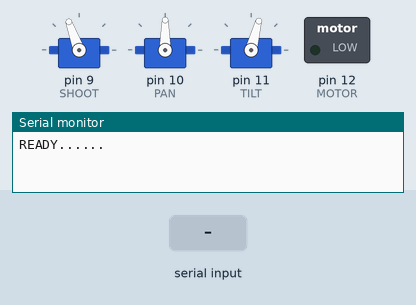
A sketch run on a simulated Arduino Uno, built with avr-gcc and run on an emulated ATmega328P. Parts: 3 × servo, switched loads named in the sketch (green lamp = pin HIGH), the last lines printed to the serial monitor. The inputs (shaded band) are chosen by the test bench.

Above: at 2.6 s.
2.7 s: "5" received over Serial
At 2.95 s:
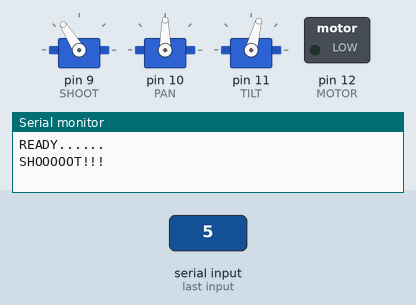
5.7 s: "1" received over Serial
At 6.3 s:
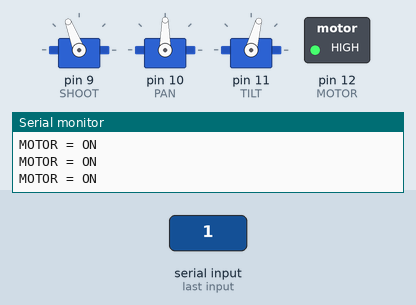
7.2 s: "2" received over Serial
At 7.5 s:
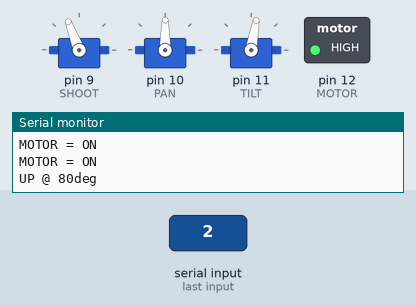
8.7 s: "5" received over Serial
Timing chart, 0 to 12.4 s (numbered marks = the images above; inputs shaded):
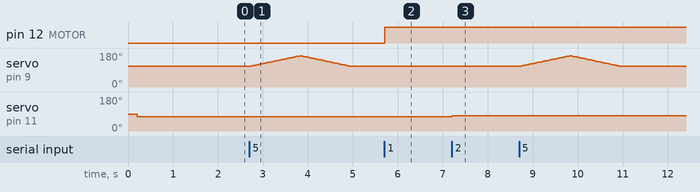

Measured:
- after the input at 2.7 s, servo on pin 9 (SHOOT): rises from 110° to 165° in 1.1 s, then falls to 111° in 1.1 s
- after the input at 5.7 s, pin 12 (MOTOR): LOW → HIGH at once
- after the input at 7.2 s, servo on pin 11 (TILT): 75° → 80° at once

The sketch:

Nerf.ino
```cpp
#include <Servo.h>
Servo PAN;
Servo TILT;
Servo SHOOT;

int incoming=0,pan_pos=90,tilt_pos=75,shoot_pos=110;
int MOTOR = 12;
void setup() {
  //pinMode(MOTOR,OUTPUT);
  SHOOT.attach(9);  // attaches the first servo on pin 9 to the servo object
  PAN.attach(10);  // attaches the second servo on pin 10 to the servo object
  TILT.attach(11);  // attaches the third servo on pin 11 to the servo object
  Serial.begin(9600);
  SHOOT.write(shoot_pos);
  delay(100);
  PAN.write(pan_pos);
  //limit pan motor from 5 degree to 175 degree
  delay(100);
  TILT.write(tilt_pos);
  //limit tilt motor from 75 degree to 135 degree
  delay(1200);

  analogWrite(MOTOR,0);
  Serial.println("READY......\n");
}

void loop() {
  if (Serial.available() > 0) {
    incoming = Serial.read();
    //Serial.print(incoming);
  }
  if (incoming == 50) {
    if(tilt_pos >= 135)
      tilt_pos = tilt_pos;
    else
      tilt_pos = tilt_pos + 5;
    TILT.write(tilt_pos);
    Serial.print("UP @ ");
    Serial.print(tilt_pos);
    Serial.println("deg");
    delay(200);
  }
  if (incoming == 56) {
    if(tilt_pos <= 75)
      tilt_pos = tilt_pos;
    else
      tilt_pos = tilt_pos - 5;
    TILT.write(tilt_pos);
    Serial.print("DOWN @ ");
    Serial.print(tilt_pos);
    Serial.println("deg");
    delay(200);
  }
  if (incoming == 52) {
    if(pan_pos <= 5)
      pan_pos = pan_pos;
    else
      pan_pos=pan_pos-5;
    PAN.write(pan_pos);
    Serial.print("LEFT @ ");
    Serial.print(pan_pos);
    Serial.println("deg");
    delay(200);
  }
  if (incoming == 54) {
    if(pan_pos >= 135)
      pan_pos = pan_pos;
    else
      pan_pos=pan_pos+5;
    PAN.write(pan_pos);
    Serial.print("RIGHT @ ");
    Serial.print(pan_pos);
    Serial.println("deg");
    delay(200);
  }
  if (incoming == 53) {
    Serial.println("SHOOOOOT!!!");
    for (int i = 0; i < 55; i=i+2) {
    SHOOT.write(shoot_pos+i);
    delay(40);
  }
  for (int i = 55; i > 0; i=i-2) {
    SHOOT.write(shoot_pos+i);
    delay(40);
  }
  }
  if (incoming == 48) {
    Serial.println("MOTOR = OFF");
    analogWrite(MOTOR,0);
    delay(100);
  }
  if (incoming == 49) {
    Serial.println("MOTOR = ON");
    analogWrite(MOTOR,140);
    delay(100);
  }
  else {
    incoming = 0;
    delay(10);
  }
}
```
